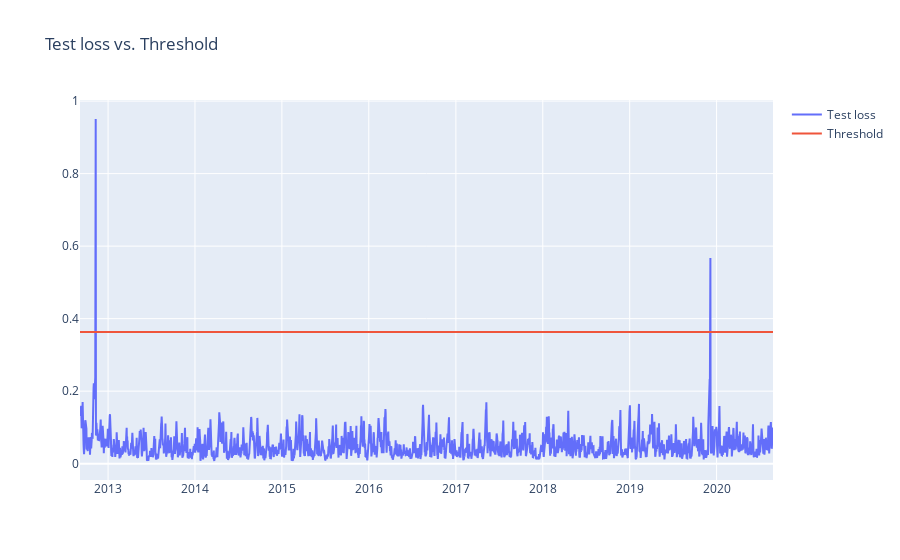

Here is the notebook cell this chart was saved with:
### Code cell
threshold=0.18149378544428071
pred=model.predict(test_x)
loss=np.mean(np.abs(pred - test_x), axis=1)
df_=df[TIME_STEPS-1:-1]
df_['loss']=loss
df_['threshold']=2*threshold
df_['anomaly_detected']=df_['loss']>df_['threshold']

anomalies = df_.loc[df_['anomaly_detected'] == True]

fig = go.Figure()
fig.add_trace(go.Scatter(x=df_['dates'], y=df_['loss'], name='Test loss'))
fig.add_trace(go.Scatter(x=df_['dates'], y=df_['threshold'], name='Threshold'))
fig.update_layout(showlegend=True, title='Test loss vs. Threshold')
fig.show()

### Figure 1 — Plotly figure (JSON) as saved in the notebook; plotly's stock layout.template omitted (floating-point values rounded to 4 significant figures; data arrays with more than 128 entries replaced by an {"elided": "..."} marker saying what was removed)
{"data": [{"name": "Test loss", "type": "scatter", "x": {"elided": "2912 str values"}, "y": {"elided": "2912 float values"}}, {"name": "Threshold", "type": "scatter", "x": {"elided": "2912 str values"}, "y": {"elided": "2912 float values"}}], "layout": {"showlegend": true, "title": {"text": "Test loss vs. Threshold"}}}
